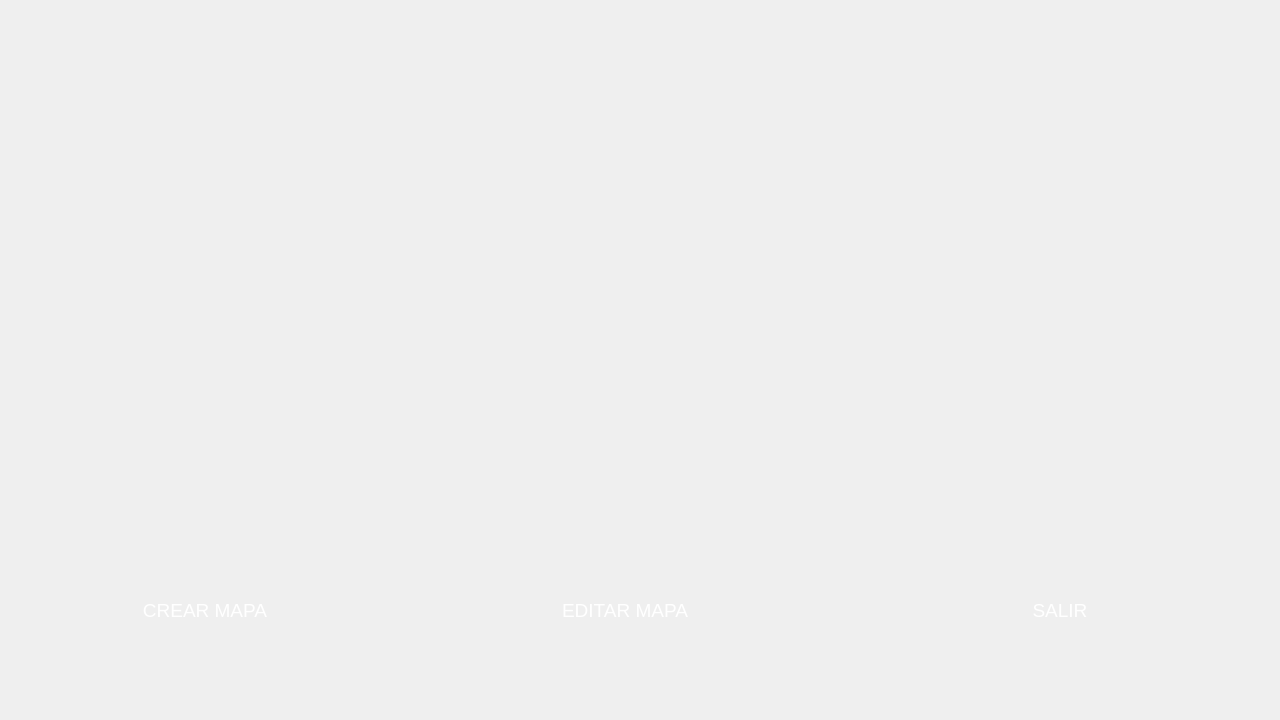
<?xml version="1.0" encoding="UTF-8"?>
<ui version="4.0">
 <class>MainWindow</class>
 <widget class="QMainWindow" name="MainWindow">
  <property name="enabled">
   <bool>true</bool>
  </property>
  <property name="geometry">
   <rect>
    <x>0</x>
    <y>0</y>
    <width>1280</width>
    <height>720</height>
   </rect>
  </property>
  <property name="windowTitle">
   <string>MainWindow</string>
  </property>
  <property name="styleSheet">
   <string notr="true">background-image: url(:lobby_background.jpg);</string>
  </property>
  <property name="tabShape">
   <enum>QTabWidget::Rounded</enum>
  </property>
  <widget class="QWidget" name="centralwidget">
   <property name="enabled">
    <bool>true</bool>
   </property>
   <widget class="QPushButton" name="createButton">
    <property name="enabled">
     <bool>true</bool>
    </property>
    <property name="geometry">
     <rect>
      <x>80</x>
      <y>590</y>
      <width>250</width>
      <height>41</height>
     </rect>
    </property>
    <property name="maximumSize">
     <size>
      <width>250</width>
      <height>50</height>
     </size>
    </property>
    <property name="font">
     <font>
      <pointsize>14</pointsize>
     </font>
    </property>
    <property name="mouseTracking">
     <bool>true</bool>
    </property>
    <property name="layoutDirection">
     <enum>Qt::LeftToRight</enum>
    </property>
    <property name="styleSheet">
     <string notr="true">QPushButton {
    border: none;
    background: none;
	color : rgb(255,255,255);
}

QPushButton:hover {
	color: rgb(176, 10, 10)
}</string>
    </property>
    <property name="text">
     <string>CREAR MAPA</string>
    </property>
    <property name="iconSize">
     <size>
      <width>32</width>
      <height>32</height>
     </size>
    </property>
   </widget>
   <widget class="QPushButton" name="editButton">
    <property name="enabled">
     <bool>true</bool>
    </property>
    <property name="geometry">
     <rect>
      <x>500</x>
      <y>590</y>
      <width>250</width>
      <height>41</height>
     </rect>
    </property>
    <property name="maximumSize">
     <size>
      <width>250</width>
      <height>50</height>
     </size>
    </property>
    <property name="font">
     <font>
      <pointsize>14</pointsize>
     </font>
    </property>
    <property name="mouseTracking">
     <bool>true</bool>
    </property>
    <property name="styleSheet">
     <string notr="true">QPushButton {
    border: none;
    background: none;
	color : rgb(255,255,255);
}

QPushButton:hover {
	color: rgb(176, 10, 10)
}</string>
    </property>
    <property name="text">
     <string>EDITAR MAPA</string>
    </property>
    <property name="iconSize">
     <size>
      <width>32</width>
      <height>32</height>
     </size>
    </property>
   </widget>
   <widget class="QPushButton" name="exitButton">
    <property name="enabled">
     <bool>true</bool>
    </property>
    <property name="geometry">
     <rect>
      <x>960</x>
      <y>590</y>
      <width>200</width>
      <height>41</height>
     </rect>
    </property>
    <property name="maximumSize">
     <size>
      <width>200</width>
      <height>50</height>
     </size>
    </property>
    <property name="font">
     <font>
      <pointsize>14</pointsize>
     </font>
    </property>
    <property name="mouseTracking">
     <bool>true</bool>
    </property>
    <property name="styleSheet">
     <string notr="true">QPushButton {
    border: none;
    background: none;
	color : rgb(255,255,255);
}

QPushButton:hover {
	color: rgb(176, 10, 10)
}</string>
    </property>
    <property name="text">
     <string>SALIR</string>
    </property>
    <property name="iconSize">
     <size>
      <width>32</width>
      <height>32</height>
     </size>
    </property>
   </widget>
  </widget>
 </widget>
 <resources/>
 <connections/>
</ui>
